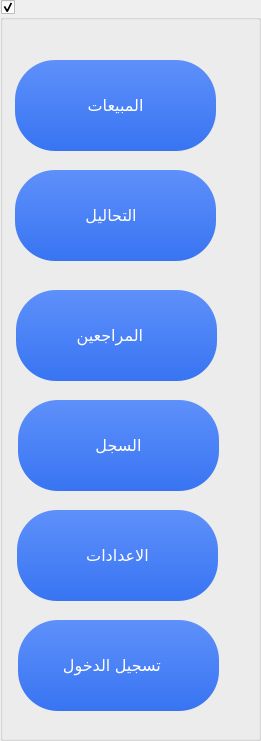
   <widget class="QGroupBox" name="groupBox">
    <property name="enabled">
     <bool>true</bool>
    </property>
    <property name="geometry">
     <rect>
      <x>1020</x>
      <y>-30</y>
      <width>261</width>
      <height>741</height>
     </rect>
    </property>
    <property name="styleSheet">
     <string notr="true">QPushButton{
border-radius: 40px;
color:rgb(255, 255, 255);
background-color: qlineargradient(spread:pad, x1:0, y1:0, x2:0, y2:1, stop:0 #5e90fa, stop:1 #3874f2);

}
QPushButton:disabled{
color:rgb(198, 198, 198);
	background-color: qlineargradient(spread:pad, x1:0, y1:0, x2:1, y2:1, stop:0.512438 rgba(112, 174, 234, 255), stop:1 rgba(82, 157, 255, 255));
}
QPushButton:hover{
border: 2px solid rgb(49, 44, 113);
background-color: qlineargradient(spread:pad, x1:0, y1:0, x2:0, y2:1, stop:0 #5e80fa, stop:1 #3874f2);
}
QPushButton:pressed{
    background-color: qlineargradient(spread:pad, x1:0, y1:0, x2:0, y2:1, stop:0 #3874f2, stop:1 #5e90fa);
}</string>
    </property>
    <property name="title">
     <string/>
    </property>
    <property name="checkable">
     <bool>true</bool>
    </property>
    <widget class="QPushButton" name="pushButton">
     <property name="enabled">
      <bool>true</bool>
     </property>
     <property name="geometry">
      <rect>
       <x>15</x>
       <y>60</y>
       <width>201</width>
       <height>91</height>
      </rect>
     </property>
     <property name="font">
      <font>
       <family>Segoe UI</family>
       <pointsize>12</pointsize>
       <weight>50</weight>
       <bold>false</bold>
      </font>
     </property>
     <property name="cursor">
      <cursorShape>PointingHandCursor</cursorShape>
     </property>
     <property name="mouseTracking">
      <bool>false</bool>
     </property>
     <property name="tabletTracking">
      <bool>true</bool>
     </property>
     <property name="styleSheet">
      <string notr="true"/>
     </property>
     <property name="text">
      <string>المبيعات</string>
     </property>
     <property name="icon">
      <iconset resource="icons.qrc">
       <normaloff>:/icons8-sales-performance-64.png</normaloff>:/icons8-sales-performance-64.png</iconset>
     </property>
     <property name="iconSize">
      <size>
       <width>50</width>
       <height>50</height>
      </size>
     </property>
    </widget>
    <widget class="QPushButton" name="pushButton_2">
     <property name="enabled">
      <bool>true</bool>
     </property>
     <property name="geometry">
      <rect>
       <x>15</x>
       <y>170</y>
       <width>201</width>
       <height>91</height>
      </rect>
     </property>
     <property name="font">
      <font>
       <family>Segoe UI</family>
       <pointsize>12</pointsize>
       <weight>50</weight>
       <bold>false</bold>
      </font>
     </property>
     <property name="cursor">
      <cursorShape>PointingHandCursor</cursorShape>
     </property>
     <property name="focusPolicy">
      <enum>Qt::StrongFocus</enum>
     </property>
     <property name="styleSheet">
      <string notr="true"/>
     </property>
     <property name="text">
      <string>التحاليل  </string>
     </property>
     <property name="icon">
      <iconset resource="icons.qrc">
       <normaloff>:/icons8-test-tube-100.png</normaloff>:/icons8-test-tube-100.png</iconset>
     </property>
     <property name="iconSize">
      <size>
       <width>70</width>
       <height>70</height>
      </size>
     </property>
    </widget>
    <widget class="QPushButton" name="pushButton_3">
     <property name="enabled">
      <bool>true</bool>
     </property>
     <property name="geometry">
      <rect>
       <x>18</x>
       <y>400</y>
       <width>201</width>
       <height>91</height>
      </rect>
     </property>
     <property name="font">
      <font>
       <family>Segoe UI</family>
       <pointsize>12</pointsize>
       <weight>50</weight>
       <bold>false</bold>
      </font>
     </property>
     <property name="cursor">
      <cursorShape>PointingHandCursor</cursorShape>
     </property>
     <property name="styleSheet">
      <string notr="true"/>
     </property>
     <property name="text">
      <string>السجل</string>
     </property>
     <property name="icon">
      <iconset resource="icons.qrc">
       <normaloff>:/icons8-order-history-64.png</normaloff>:/icons8-order-history-64.png</iconset>
     </property>
     <property name="iconSize">
      <size>
       <width>60</width>
       <height>54</height>
      </size>
     </property>
    </widget>
    <widget class="QPushButton" name="pushButton_4">
     <property name="enabled">
      <bool>true</bool>
     </property>
     <property name="geometry">
      <rect>
       <x>17</x>
       <y>510</y>
       <width>201</width>
       <height>91</height>
      </rect>
     </property>
     <property name="font">
      <font>
       <family>Segoe UI</family>
       <pointsize>12</pointsize>
       <weight>50</weight>
       <bold>false</bold>
      </font>
     </property>
     <property name="cursor">
      <cursorShape>PointingHandCursor</cursorShape>
     </property>
     <property name="styleSheet">
      <string notr="true"/>
     </property>
     <property name="text">
      <string>الاعدادات</string>
     </property>
     <property name="icon">
      <iconset resource="icons.qrc">
       <normaloff>:/icons8-settings-512.png</normaloff>:/icons8-settings-512.png</iconset>
     </property>
     <property name="iconSize">
      <size>
       <width>50</width>
       <height>50</height>
      </size>
     </property>
    </widget>
    <widget class="QPushButton" name="pushButton_5">
     <property name="enabled">
      <bool>true</bool>
     </property>
     <property name="geometry">
      <rect>
       <x>16</x>
       <y>290</y>
       <width>201</width>
       <height>91</height>
      </rect>
     </property>
     <property name="font">
      <font>
       <family>Segoe UI</family>
       <pointsize>12</pointsize>
       <weight>50</weight>
       <bold>false</bold>
      </font>
     </property>
     <property name="cursor">
      <cursorShape>PointingHandCursor</cursorShape>
     </property>
     <property name="styleSheet">
      <string notr="true"/>
     </property>
     <property name="text">
      <string>المراجعين   </string>
     </property>
     <property name="icon">
      <iconset resource="icons.qrc">
       <normaloff>:/icons8-user-group-100.png</normaloff>:/icons8-user-group-100.png</iconset>
     </property>
     <property name="iconSize">
      <size>
       <width>75</width>
       <height>72</height>
      </size>
     </property>
    </widget>
    <widget class="QPushButton" name="pushButton_12">
     <property name="enabled">
      <bool>true</bool>
     </property>
     <property name="geometry">
      <rect>
       <x>18</x>
       <y>620</y>
       <width>201</width>
       <height>91</height>
      </rect>
     </property>
     <property name="font">
      <font>
       <family>Segoe UI</family>
       <pointsize>12</pointsize>
       <weight>50</weight>
       <bold>false</bold>
      </font>
     </property>
     <property name="cursor">
      <cursorShape>PointingHandCursor</cursorShape>
     </property>
     <property name="styleSheet">
      <string notr="true"/>
     </property>
     <property name="text">
      <string>تسجيل الدخول   </string>
     </property>
     <property name="iconSize">
      <size>
       <width>50</width>
       <height>50</height>
      </size>
     </property>
    </widget>
   </widget>
